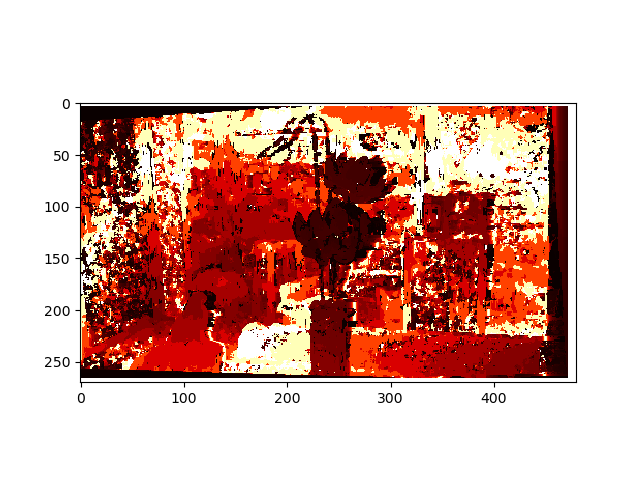
#> input picture results/artroom/depth_image_heat.png, 640 x 480 px, given in place of im0.png, which was not available
$ python artroom.py
#> lines starting #> are read from the running program, lines starting #| are printed output that depends on the picture; long printed decimals are rounded; pictures that were not available may be replaced by others from this repository, and a replacement may not be noted
#!/usr/bin/env python
# coding: utf-8

# In[28]:


import numpy as np
import cv2
import argparse
import math
from tqdm import tqdm
import matplotlib.pyplot as plt


''' computing the Fundamental Matrix for the chess Dataset'''

def fundamental_matrix(feature_matches):
    # set parameters
    normalised = True
    thresh_val = 7

    # extract feature locations
    x1 = feature_matches[:,0:2]
    x2 = feature_matches[:,2:4]

    # check if there are enough matches
    if x1.shape[0] > thresh_val:
        # normalize the points if needed
        if normalised:
            x1_norm, T1 = normalize(x1)
            x2_norm, T2 = normalize(x2)
        else:
            x1_norm, x2_norm = x1, x2

        # construct the matrix A
        A = np.zeros((len(x1_norm), 9))
        for i in range(0, len(x1_norm)):
            x_1, y_1 = x1_norm[i][0], x1_norm[i][1]
            x_2, y_2 = x2_norm[i][0], x2_norm[i][1]
            A[i] = np.array([x_1*x_2, x_2*y_1, x_2, y_2*x_1, y_2*y_1, y_2, x_1, y_1, 1])

        # compute SVD of A and extract F from the last column of VT
        U, S, VT = np.linalg.svd(A, full_matrices=True)
        F = VT.T[:, -1].reshape(3, 3)

        # enforce rank 2 constraint on F
        u, s, vt = np.linalg.svd(F)
        s = np.diag(s)
        s[2,2] = 0
        F = np.dot(u, np.dot(s, vt))

        # denormalize the fundamental matrix if needed
        if normalised:
            F = np.dot(T2.T, np.dot(F, T1))
        return F

    else:
        # return None if there are not enough matches
        return None


'''computing Essential Matrix'''

def Essential_matrix(K1, K2, F):
    # Compute essential matrix E from fundamental matrix F and camera intrinsics K1 and K2
    E = K2.T @ F @ K1

    # Apply rank constraint to enforce det(E) = 0 and preserve 5 degrees of freedom
    U, S, Vt = np.linalg.svd(E)
    S[2] = 0
    E = U @ np.diag(S) @ Vt

    return E


'''Converting SIFT features to an array'''

def features_to_array(sift_matches, kp1, kp2):
    matching_pairs = [[kp1[m.queryIdx].pt[0], kp1[m.queryIdx].pt[1], kp2[m.trainIdx].pt[0], kp2[m.trainIdx].pt[1]] for m in sift_matches]
    return np.array(matching_pairs)

'''Getting x value from a line equation y=mx+c'''

def get_X(line, y):
    a= line[0]
    b = line[1]
    c = line[2]
    x = -(b*y + c)/a
    return x

'''Normalizing value of xy'''

def normalize(xy):
    # Calculate the mean of the x and y coordinates of the points
    xy_new = np.mean(xy, axis=0)
    x_new ,y_dash = xy_new[0], xy_new[1]

    # Subtract the mean from each coordinate
    x_hat = xy[:,0] - x_new
    y_hat = xy[:,1] - y_dash

    # Calculate the average distance from the mean
    dist = np.mean(np.sqrt(x_hat**2 + y_hat**2))
    # Scale the points so that the average distance from the mean is sqrt(2)
    s = (2/dist)

    # Create the scaling and translation matrices
    scaling = np.diag([s,s,1])
    T_trans = np.array([[1,0,-x_new],[0,1,-y_dash],[0,0,1]])
    T = scaling.dot(T_trans)

    # Apply the transformation to the points
    x_ = np.column_stack((xy, np.ones(len(xy))))
    x_norm = (T.dot(x_.T)).T

    return  x_norm, T


'''Function to compute epipolar lines'''

def Epipolar_lines(pts_set1, pts_set2, F, image0, image1, filename, rectified=False):
    # Initialize variables
    lines1, lines2 = [], []
    epipolar_cam_0 = image0.copy()
    epipolar_cam_1 = image1.copy()

    # Iterate over point pairs
    for i in range(pts_set1.shape[0]):
        # Compute epipolar lines for each point pair
        line2 = np.dot(F, np.array([pts_set1[i,0], pts_set1[i,1], 1]).reshape(3,1))
        line1 = np.dot(F.T, np.array([pts_set2[i,0], pts_set2[i,1], 1]).reshape(3,1))
        lines2.append(line2)
        lines1.append(line1)

        # Compute endpoints of epipolar lines
        if not rectified:
            y2_min, y2_max = 0, image1.shape[0]
            x2_min, x2_max = get_X(line2, y2_min), get_X(line2, y2_max)
            y1_min, y1_max = 0, image0.shape[0]
            x1_min, x1_max = get_X(line1, y1_min), get_X(line1, y1_max)
        else:
            x2_min, x2_max = 0, image1.shape[1] - 1
            y2_min, y2_max = -line2[2]/line2[1], -line2[2]/line2[1]
            x1_min, x1_max = 0, image0.shape[1] - 1
            y1_min, y1_max = -line1[2]/line1[1], -line1[2]/line1[1]

        # Draw circles and lines on images
        cv2.circle(epipolar_cam_1, (int(pts_set2[i,0]), int(pts_set2[i,1])), 10, (0,0,255), -1)
        cv2.circle(epipolar_cam_0, (int(pts_set1[i,0]), int(pts_set1[i,1])), 10, (0,0,255), -1)
        epipolar_cam_1 = cv2.line(epipolar_cam_1, (int(x2_min), int(y2_min)), (int(x2_max), int(y2_max)), (0, 255, 0), 2)
        epipolar_cam_0 = cv2.line(epipolar_cam_0, (int(x1_min), int(y1_min)), (int(x1_max), int(y1_max)), (0, 255, 0), 2)

    # Resize images to same dimensions
    images_resized = [cv2.resize(img, (1920, 660)) for img in [epipolar_cam_0, epipolar_cam_1]]

    # Combine images and save to file
    img_group = np.concatenate(images_resized, axis=1)
    plt.imshow(img_group)
    plt.savefig(filename)

    return lines1, lines2


'''calculating the absolute error between the corresponding features'''

def epipolar_constraint(feature, F):
    x1,x2 = feature[0:2], feature[2:4]
    x1tmp=np.array([x1[0], x1[1], 1]).T
    x2tmp=np.array([x2[0], x2[1], 1])

    error = np.dot(x1tmp, np.dot(F, x2tmp))

    return np.abs(error)

'''RANSAC'''

def RANSAC(features):
    # Define parameters
    iterations = 1000
    threshold_value = 0.02
    best_fit_pts = []  # Store indices of best inliers
    f_matrix = 0

    # Perform RANSAC iterations
    for i in range(iterations):
        # Randomly select 8 feature correspondences
        random_indices = np.random.choice(features.shape[0], size=8, replace=False)
        best_correspondences = features[random_indices, :]

        # Compute fundamental matrix for the 8 correspondences
        f_8 = fundamental_matrix(best_correspondences)

        # Find inliers using epipolar constraint
        errors = np.apply_along_axis(epipolar_constraint, 1, features, f_8)
        inlier_indices = np.where(errors < threshold_value)[0]

        # If number of inliers is greater than best so far, update best fit points
        if len(inlier_indices) > len(best_fit_pts):
            best_fit_pts = inlier_indices
            f_matrix = f_8

    # Select the best set of inliers
    required_features = features[best_fit_pts, :]
    return f_matrix, required_features

''' checking the cheirality condition to Recover the pose'''
def Cheirality(pts_3D, trans, Rot):
    return sum((Rot.dot(P.reshape(-1, 1) - trans) > 0 and P[2] > 0) for P in pts_3D)

'''restoring the camera pose '''

def Restore_camerapose(E):
    U, _, V_T = np.linalg.svd(E)
    W = np.array([[0, -1, 0], [1, 0, 0], [0, 0, 1]])
    Rot = [np.dot(U, np.dot(W * s, V_T)) for s in [1, 1, -1, -1]]
    trans = [u[:, 2] for u in [U, U, U, U]]
    signs = [1 if np.linalg.det(r) > 0 else -1 for r in Rot]
    Rot = [r * s for r, s in zip(Rot, signs)]
    trans = [t * s for t, s in zip(trans, signs)]
    return Rot, trans


def main():

#$$$$$$$$$$$$$$$$$$$$$$$$'''-----PART_1--- CALIBRATION --------------------'''$$$$$$$$$$$$$$$$$$$$$$$$$$$


    # Import the SIFT algorithm from OpenCV
    sift = cv2.SIFT_create()

    # Load two chessboard images
    cam_0 = cv2.imread('data/artroom/im0.png')
#> cam_0 is the input picture: shape (480, 640, 3); mean B, G, R 165.7, 175, 217.4
    cam_1 = cv2.imread('data/artroom/im1.png')
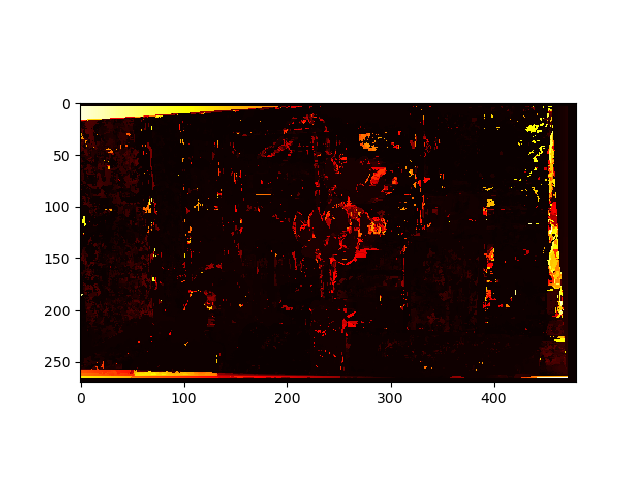
#> input picture results/artroom/disparity_image_heat.png, 640 x 480 px, given in place of im1.png, which was not available
#> cam_1 is the input picture: shape (480, 640, 3); mean B, G, R 139.3, 141.8, 152.6

    # Set the two images to be compared
    image0 = cam_0
    image1 = cam_1

    K1 = np.array([[1733.74, 0 ,792.27],[ 0, 1733.74, 541.89],[ 0 ,0, 1]])
    K2 = np.array([[1733.74, 0 ,792.27],[ 0, 1733.74, 541.89],[ 0 ,0, 1]])
    baseline = 536.62
    f = K1[0,0]
    depth_thresh = 1000000

    # Convert the two images to grayscale and RGB
    image0_gray = cv2.cvtColor(image0, cv2.COLOR_BGR2GRAY)
    image1_gray = cv2.cvtColor(image1, cv2.COLOR_BGR2GRAY)
    image0_rgb = cv2.cvtColor(image0, cv2.COLOR_BGR2RGB)
    image1_rgb = cv2.cvtColor(image1, cv2.COLOR_BGR2RGB)

    # Detect the SIFT features and compute their descriptors for the two images
    kp1, des1 = sift.detectAndCompute(image0_gray, None)
#> kp1 = 1800 keypoints; strongest (x, y, size): (545, 168, 2), (536, 168, 2.2), (392, 143, 2.1), (480, 175, 2.3)
    kp2, des2 = sift.detectAndCompute(image1_gray, None)
#> kp2 = 404 keypoints; strongest (x, y, size): (553, 235, 1.9), (534, 141, 2), (542, 124, 2), (82, 104, 2.7)


    # Perform brute force matching
    matcher = cv2.BFMatcher()
    matches = matcher.match(des1, des2)
#> matches = 1800 matches

    # Sort matches by their distance
    matches = sorted(matches, key=lambda match: match.distance)

    # Select the best matches
    chosen_matches = matches[:100]
#> chosen_matches = 100 matches

    print(f"Found {len(matches)} matches and selected {len(chosen_matches)} of the best ones\n")
#| Found 1800 matches and selected 100 of the best ones


    matched_image = cv2.drawMatches(image0_rgb,kp1,image1_rgb,kp2,matches[:100],None,flags=cv2.DrawMatchesFlags_NOT_DRAW_SINGLE_POINTS)
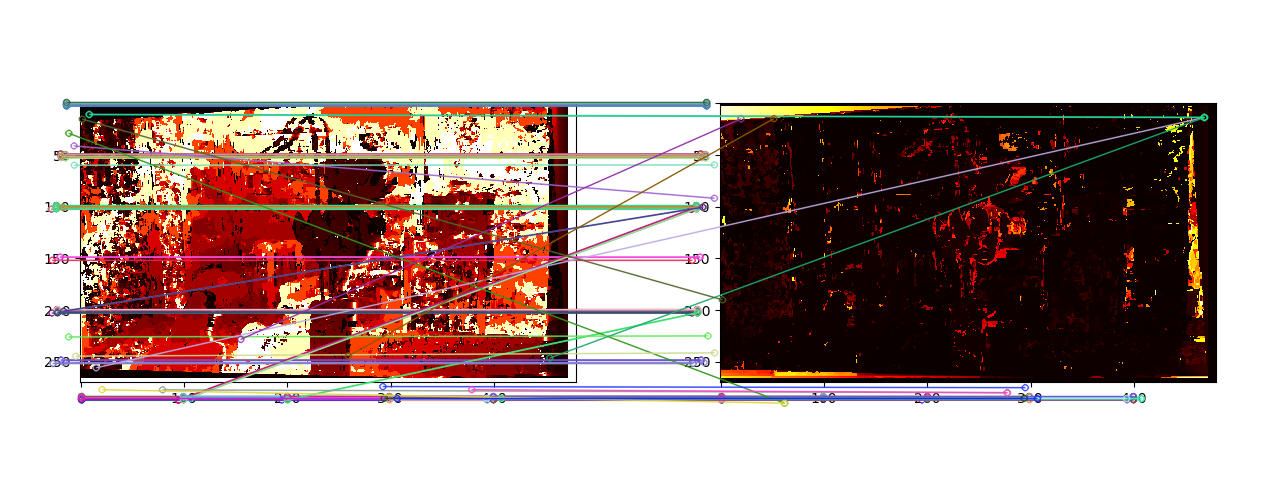
#> matched_image: shape (480, 1280, 3); mean R, G, B 180.3, 157.6, 153.3
    plt.imshow(matched_image)
    plt.savefig('output/chess_matched_image.png')

    matched_pairs = features_to_array(chosen_matches, kp1, kp2)
#> in features_to_array, `matching_pairs = [[kp1[m.queryIdx].pt[0], kp1[m.queryIdx].pt[1], kp2[m..`: matching_pairs = 100 items, first 6: [50.85, 208.7, 50.85, 208.7], [50.85, 208.7, 50.85, 208.7], [51.42, 312.5, 51.42, 312.5], [51.77, 259.8, 51.77, 259.8], [52.64, 362.9, 52.64, 362.9], [52.64, 362.9, 52.64, 362.9]
#> matched_pairs = 100 rows, first 6: [50.85, 208.7, 50.85, 208.7], [50.85, 208.7, 50.85, 208.7], [51.42, 312.5, 51.42, 312.5], [51.77, 259.8, 51.77, 259.8], [52.64, 362.9, 52.64, 362.9], [52.64, 362.9, 52.64, 362.9]


    # Computing Fundamental Matrix
    F_best, best_points = RANSAC(matched_pairs)
#> the loop in RANSAC, `for i in range(iterations):` made 1000 passes
#> T1 in fundamental_matrix on passes 1, 6: [[0.02, 0, -1.87], [0, 0.02, -5.85], [0, 0, 1]], [[0.0102, 0, -1.95], [0, 0.0102, -3.08], [0, 0, 1]]


    #Computing Essential Matrix

    E = Essential_matrix(K1, K2, F_best)
    print('The Estimated Fundamental Matrix: \n',F_best,'\n')
#| The Estimated Fundamental Matrix:
#|  [[ 6.77701634e-09  2.10259973e-05 -2.39292550e-03]
#|  [-2.09179528e-05 -1.04587621e-07  1.33601662e-03]
#|  [ 2.34652010e-03 -1.28853761e-03 -1.91625641e-03]]
    print('The Estimated Essential Matrix: \n', E,'\n')
#| The Estimated Essential Matrix:
#|  [[ 2.03707243e-02  6.32010864e+01  1.56144463e+01]
#|  [-6.28763202e+01 -3.14375160e-01 -2.65146490e+01]
#|  [-1.55747761e+01  2.65488548e+01  6.97483219e-03]]

    R2_, C2_ = Restore_camerapose(E)

    Pts_3D = []
    R1  = np.identity(3)
    C1  = np.zeros((3, 1))
    I = np.identity(3)

    # Triangulation
    for i in range(len(R2_)):
        R2 =  R2_[i]
        C2 =   C2_[i].reshape(3,1)
        Proj_mat_im0 = np.dot(K1, np.dot(R1, np.hstack((I, -C1.reshape(3,1)))))
        Proj_mat_im1 = np.dot(K2, np.dot(R2, np.hstack((I, -C2.reshape(3,1)))))

        for x_left_img,x_right_img in zip(best_points[:,0:2], best_points[:,2:4]):

            pts_3d = cv2.triangulatePoints(Proj_mat_im0, Proj_mat_im1, np.float32(x_left_img), np.float32(x_right_img))
            pts_3d = np.array(pts_3d)
            pts_3d = pts_3d[0:3,0]
            Pts_3D.append(pts_3d)
#> this loop made 4 passes

    new_i = 0
    max_Positive = 0

    ### --Camera Pose Restoration--###
    for i in range(len(R2_)):
        R_, C_ = R2_[i],  C2_[i].reshape(-1,1)
        R_3 = R_[2].reshape(1,-1)
        num_Positive = Cheirality(Pts_3D,C_,R_3)

        if num_Positive > max_Positive:
            new_i = i
            max_Positive = num_Positive

    rotate, translate, P3D = R2_[new_i], C2_[new_i], Pts_3D[new_i]

    print(" Rotation matrix \n",rotate,'\n')
#|  Rotation matrix
#|  [[ 9.99998538e-01  1.69468263e-03 -2.26186302e-04]
#|  [-1.69502323e-03  9.99997417e-01 -1.51423664e-03]
#|  [ 2.23619568e-04  1.51461782e-03  9.99998828e-01]]
    print(" Translation matrix \n", translate, '\n')
#|  Translation matrix
#|  [ 0.3785  0.2227 -0.8984]


#$$$$$$$$$$$$$$$$$$$$$$$$'''-----PART_2--- RECTIFICATION- --------------------'''$$$$$$$$$$$$$$$$$$$$$$$$$$$


    # Extract the corresponding points from best_corresponding_points
    pts_set1, pts_set2 = best_points[:, 0:2], best_points[:, 2:4]

    # Compute and save the epipolar lines
    lines1, lines2 = Epipolar_lines(pts_set1, pts_set2, F_best, image0, image1, "output/epi_polar_lines_.png", False)
#> after the loop in Epipolar_lines, `for i in range(pts_set1.shape[0]):`: epipolar_cam_0: shape (480, 640, 3); mean B, G, R 143, 179.5, 193.9
#> after the loop in Epipolar_lines, `for i in range(pts_set1.shape[0]):`: epipolar_cam_1: shape (480, 640, 3); mean B, G, R 117.8, 148.9, 133.8

    # Obtain the height and width of the images
    h1, w1 = image0.shape[:2]
    h2, w2 = image1.shape[:2]

    # Rectify the images using stereoRectifyUncalibrated
    _, H1, H2 = cv2.stereoRectifyUncalibrated(np.float32(pts_set1), np.float32(pts_set2), F_best, imgSize=(w1, h1))
    print("Estimated Homography Matrix H1:\n", H1,'\n')
#| Estimated Homography Matrix H1:
#|  [[ 1.75758336e-02  1.47746588e-02 -2.57254440e+00]
#|  [ 8.13122541e-04  3.41390830e-03 -4.39931251e-01]
#|  [ 8.33885931e-06  4.19053193e-06 -1.00468388e-03]]
    print("Estimated Homography Matrix H2:\n", H2,'\n')
#| Estimated Homography Matrix H2:
#|  [[ 1.89175018e+00  9.36518990e-01 -5.10124614e+02]
#|  [ 3.03003597e-01  1.26583418e+00 -1.60761354e+02]
#|  [ 3.11111588e-03  1.54017118e-03 -3.65198164e-01]]

    # Rectify the images using the computed homography matrices
    cam_0_rectified = cv2.warpPerspective(image0, H1, (w1, h1))
#> cam_0_rectified: shape (480, 640, 3); every value is 255
    cam_1_rectified = cv2.warpPerspective(image1, H2, (w2, h2))

    # Transform the corresponding points to the rectified images
    rect_1 = cv2.perspectiveTransform(pts_set1.reshape(-1, 1, 2), H1).reshape(-1, 2)
    rect_2 = cv2.perspectiveTransform(pts_set2.reshape(-1, 1, 2), H2).reshape(-1, 2)

    # Compute the rectified fundamental matrix
    H2_T_inv = np.linalg.inv(H2.T)
    H1_inv = np.linalg.inv(H1)
    F_rectified = np.dot(H2_T_inv, np.dot(F_best, H1_inv))

    # Compute and save the rectified epipolar lines
    lines1_rectified, lines2_rectified = Epipolar_lines(rect_1, rect_2, F_rectified, cam_0_rectified, cam_1_rectified, "output/rectified_epi_polar_lines_.png", True)
#> call 2 of Epipolar_lines, with pts_set1 = array of shape (85, 2), pts_set2 = array of shape (85, 2), F = array of shape (3, 3), filename = 'output/rectified_epi_polar_lines_.png', rectified = True
#> after the loop in Epipolar_lines (call 2), `for i in range(pts_set1.shape[0]):`:
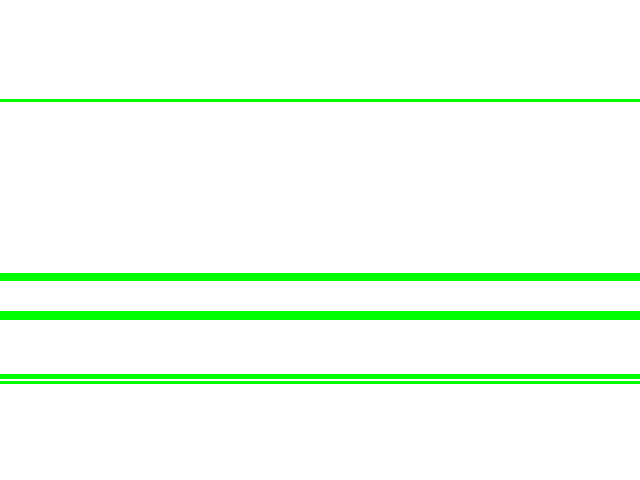
#> epipolar_cam_0: shape (480, 640, 3); mean B, G, R 240.1, 255, 240.1
#> after the loop in Epipolar_lines (call 2), `for i in range(pts_set1.shape[0]):`:
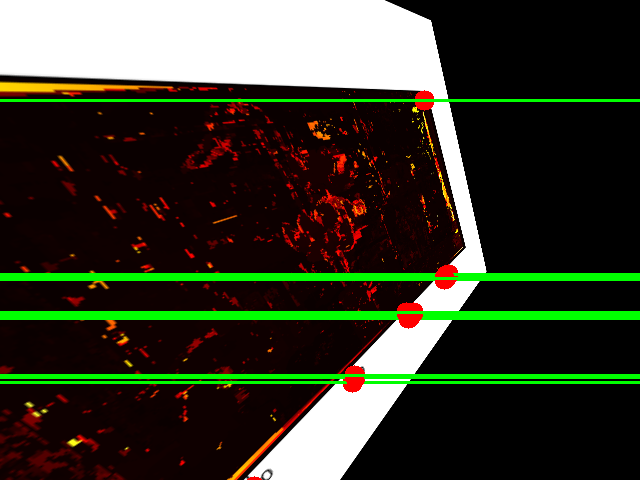
#> epipolar_cam_1: shape (480, 640, 3); mean B, G, R 42.9, 58.9, 56.4

    # Resize and convert the rectified images to grayscale
    cam_0_rectified_reshaped = cv2.resize(cam_0_rectified, (int(cam_0_rectified.shape[1] / 4), int(cam_0_rectified.shape[0] / 4)))
#> cam_0_rectified_reshaped: shape (120, 160, 3); every value is 255
    cam_1_rectified_reshaped = cv2.resize(cam_1_rectified, (int(cam_1_rectified.shape[1] / 4), int(cam_1_rectified.shape[0] / 4)))
    cam_0_rectified_reshaped = cv2.cvtColor(cam_0_rectified_reshaped, cv2.COLOR_BGR2GRAY)
#> cam_0_rectified_reshaped: shape (120, 160); every value is 255
    cam_1_rectified_reshaped = cv2.cvtColor(cam_1_rectified_reshaped, cv2.COLOR_BGR2GRAY)
#> cam_1_rectified_reshaped: shape (120, 160)


#$$$$$$$$$$$$$$$$$$$$$$$$'''-----PART_3--- CORRESPONDENCE --------------------'''$$$$$$$$$$$$$$$$$$$$$$$$$$$


    # Taking the rectified images as input to calculate the disparity
    cam_rect_left, cam_rect_right = cam_0_rectified_reshaped, cam_1_rectified_reshaped

    cam_rect_left = cam_rect_left.astype(int)
#> cam_rect_left: shape (120, 160) int64; every value is 255
    cam_rect_right = cam_rect_right.astype(int)

    # Initialize disparity map
    height, width = cam_rect_left.shape
    disparity_map = np.zeros((height, width))

    # Set window size and calculate new image width
    window = 4
    x_new = width - (2 * window)

    # Block Matching
    for y in tqdm(range(window, height-window)):

        # Extract blocks from rectified images
        block_cam_rect_left = []
        block_cam_rect_right = []
        for x in range(window, width-window):
            block_left = cam_rect_left[y:y + window, x:x + window]
            block_cam_rect_left.append(block_left.flatten())

            block_right = cam_rect_right[y:y + window, x:x + window]
            block_cam_rect_right.append(block_right.flatten())

        # Convert blocks to numpy arrays
        block_cam_rect_left = np.array(block_cam_rect_left)
        block_cam_rect_right = np.array(block_cam_rect_right)

        # Repeat block arrays along the third axis
        block_cam_rect_left = np.repeat(block_cam_rect_left[:, :, np.newaxis], x_new, axis=2)
        block_cam_rect_right = np.repeat(block_cam_rect_right[:, :, np.newaxis], x_new, axis=2)

        # Transpose right block array
        block_cam_rect_right = block_cam_rect_right.T

        # Calculate Sum of Absolute Differences (SAD)
        absolute_difference = np.abs(block_cam_rect_left - block_cam_rect_right)
        SAD = np.sum(absolute_difference, axis=1)
        index = np.argmin(SAD, axis=0)
        disparity = np.abs(index - np.linspace(0, x_new, x_new, dtype=int)).reshape(1, x_new)
        disparity_map[y, 0:x_new] = disparity
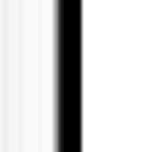
#> SAD: shape (152, 152) int64; min 0, max 4080, mean 3381.5; drawn with min black and max white
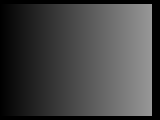
#> disparity_map: shape (120, 160) float64; min 0, max 152, mean 66.9

    # Plot disparity maps
    print('Plotting disparity maps ')
    disparity_map_int = np.uint8(disparity_map * 255 / np.max(disparity_map))
    plt.imshow(disparity_map_int, cmap='hot', interpolation='nearest')
    plt.savefig('output/disparity_image_heat' + ".png")
    plt.imshow(disparity_map_int, cmap='gray', interpolation='nearest')
    plt.savefig('output/disparity_image_gray' + ".png")


#$$$$$$$$$$$$$$$$$$$$$$$$'''-----PART_4--- DEPTH --------------------'''$$$$$$$$$$$$$$$$$$$$$$$$$$$

    # Thresholding depth values
    depth = (baseline * f) / (disparity_map + 1e-10)
    depth[depth > depth_thresh] = depth_thresh
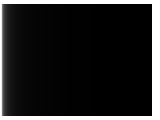
#> depth: shape (120, 160) float64; min 6120.8, max 1000000, mean 149546.3; drawn with min black and max white

    # Plotting Depth Maps
    print('Plotting Depth maps')
    depth_map = np.uint8(depth * 255 / np.max(depth))
    plt.imshow(depth_map, cmap='hot', interpolation='nearest')
    plt.savefig('output/depth_image_heat' + ".png")
    plt.imshow(depth_map, cmap='gray', interpolation='nearest')
    plt.savefig('output/depth_image_gray' + ".png")
    plt.show()

if __name__ == '__main__':
    main()


# In[ ]:
